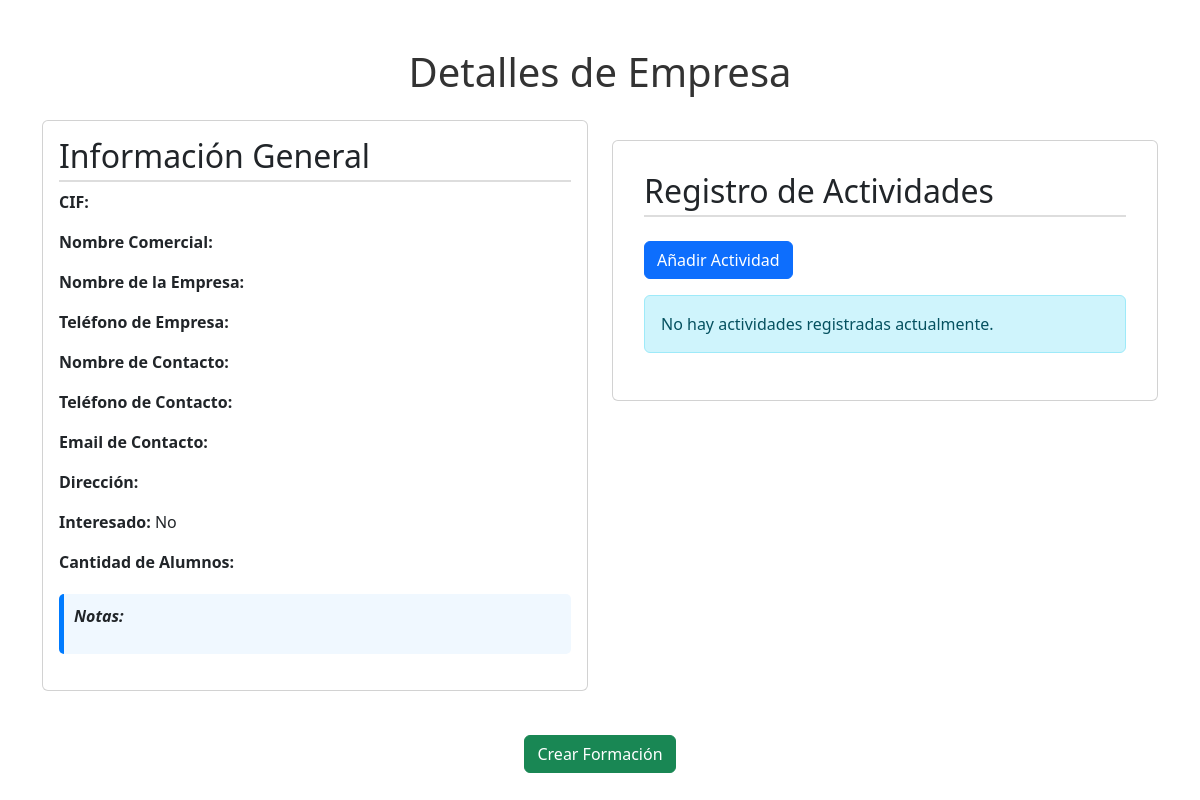
/code/empresa.php?id=2, run on an earlier commit of the app's database.
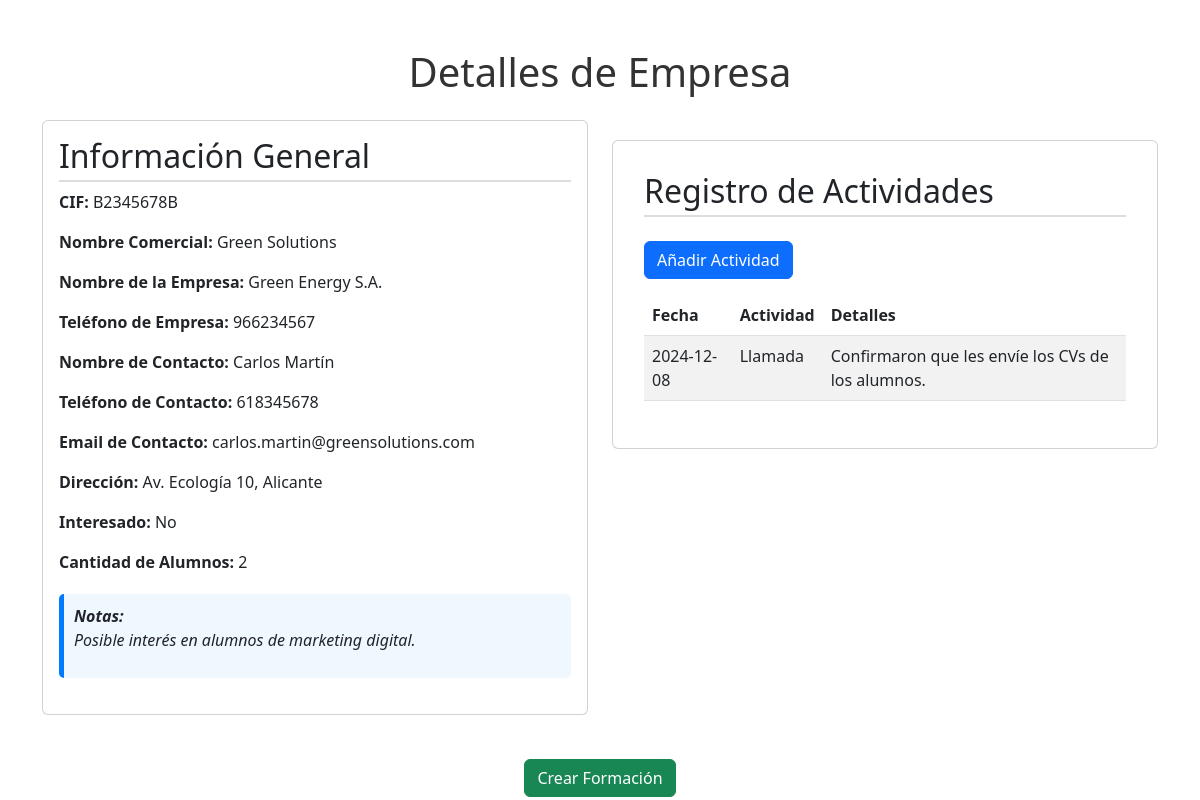
And on a later commit of the database.
### tables this page shows
CREATE TABLE empresas (
	id int UNSIGNED AUTO_INCREMENT PRIMARY KEY,
	cif char(9) UNIQUE, 
	nombre_comercial varchar(100) NOT NULL,
	nombre_empresa varchar(100),
	telefono_empresa varchar(50),
	nombre_contacto varchar(255),
	telefono_contacto varchar(50),
	email_contacto varchar(255),
	direccion varchar(255),
	interesado tinyint(1),
	cantidad_alumnos TINYINT UNSIGNED,
	notas text
);

CREATE TABLE registro (
	id int UNSIGNED AUTO_INCREMENT PRIMARY KEY,
	dni_nie_profesor char(9),
	fecha date NOT NULL,
	tipo_actividad enum('Llamada', 'Email', 'Visita'),
	id_empresa int UNSIGNED,
	dni_nie_alumno char(9),
	texto_registro varchar(255),
	FOREIGN KEY (dni_nie_profesor) REFERENCES profesores(dni_nie) ON UPDATE CASCADE,
	FOREIGN KEY (id_empresa) REFERENCES empresas(id) ON UPDATE CASCADE,
	FOREIGN KEY (dni_nie_alumno) REFERENCES alumnos(dni_nie) ON UPDATE CASCADE
);

### code/empresa.php (the view, shortened to what this page needs)
<?php
include 'conexion.php';
if (isset($_GET['id'])) {
    $id = intval($_GET['id']);
    $sql = "SELECT * FROM empresas WHERE id = ?";
    $stmt = $mysqli->prepare($sql);
    if ($stmt) {
        $stmt->bind_param("i", $id);
        $stmt->execute();
        $resultado = $stmt->get_result();
        if ($resultado->num_rows > 0) {
            $empresa = $resultado->fetch_assoc();
        } else {
            echo "No se encontró la empresa.";
            exit();
        }
    } else {
        echo "Error en la consulta.";
        exit();
    }
    $sql_actividades = "SELECT fecha, tipo_actividad, texto_registro FROM registro WHERE id_empresa = ? ORDER BY fecha DESC";
    $stmt_actividades = $mysqli->prepare($sql_actividades);
    if ($stmt_actividades) {
        $stmt_actividades->bind_param("i", $id);
        $stmt_actividades->execute();
        $resultado_actividades = $stmt_actividades->get_result();
        $actividades = $resultado_actividades->fetch_all(MYSQLI_ASSOC);
    } else {
        echo "Error en la consulta de actividades.";
        exit();
    }
} else {
    echo "ID de empresa no proporcionado.";
    exit();
}
?>
<!DOCTYPE html>
<html lang="es">
<head>
    <link rel="stylesheet" href="styleEmpresa.css">
    <link href="https://cdn.jsdelivr.net/npm/bootstrap@5.3.0-alpha1/dist/css/bootstrap.min.css" rel="stylesheet">
</head>
<body>
    <div class="container mt-5">
        <header>
            <h1 class="text-center mb-4">Detalles de Empresa</h1>
        </header>
        <div class="row">
            <div class="col-md-6">
                <section class="perfil card mb-4">
                    <div class="card-body">
                        <h2 class="card-title">Información General</h2>
                        <p><strong>CIF:</strong> <?php echo htmlspecialchars($empresa['cif']); ?></p>
                        <p><strong>Nombre Comercial:</strong> <?php echo htmlspecialchars($empresa['nombre_comercial']); ?></p>
                        <p><strong>Nombre de la Empresa:</strong> <?php echo htmlspecialchars($empresa['nombre_empresa']); ?></p>
                        <p><strong>Teléfono de Empresa:</strong> <?php echo htmlspecialchars($empresa['telefono_empresa']); ?></p>
                        <p><strong>Nombre de Contacto:</strong> <?php echo htmlspecialchars($empresa['nombre_contacto']); ?></p>
                        <p><strong>Teléfono de Contacto:</strong> <?php echo htmlspecialchars($empresa['telefono_contacto']); ?></p>
                        <p><strong>Email de Contacto:</strong> <?php echo htmlspecialchars($empresa['email_contacto']); ?></p>
                        <p><strong>Dirección:</strong> <?php echo htmlspecialchars($empresa['direccion']); ?></p>
                        <p><strong>Interesado:</strong> <?php echo $empresa['interesado'] ? 'Sí' : 'No'; ?></p>
                        <p><strong>Cantidad de Alumnos:</strong> <?php echo htmlspecialchars($empresa['cantidad_alumnos']); ?></p>
                        <div class="notas">
                            <strong>Notas:</strong>
                            <p><?php echo nl2br(htmlspecialchars($empresa['notas'])); ?></p>
                        </div>
                    </div>
                </section>
            </div>
            <div class="col-md-6">
                <section class="registro card mb-4">
                    <div class="card-body">
                        <h2 class="card-title mb-4">Registro de Actividades</h2>
                        <button class="btn btn-primary mb-3" onclick="abrirVentanaEmergente('agregar_actividad.php?id_empresa=<?php echo $empresa['id']; ?>')">Añadir Actividad</button>
                        <?php if (!empty($actividades)): ?>
                            <table class="table table-striped">
                                <thead>
                                    <tr>
                                        <th>Fecha</th>
                                        <th>Actividad</th>
                                        <th>Detalles</th>
                                    </tr>
                                </thead>
                                <tbody>
                                    <?php foreach ($actividades as $actividad): ?>
                                        <tr>
                                            <td><?php echo htmlspecialchars($actividad['fecha']); ?></td>
                                            <td><?php echo htmlspecialchars($actividad['tipo_actividad']); ?></td>
                                            <td><?php echo htmlspecialchars($actividad['texto_registro']); ?></td>
                                        </tr>
                                    <?php endforeach; ?>
                                </tbody>
                            </table>
                        <?php else: ?>
                            <div class="alert alert-info" role="alert">
                                No hay actividades registradas actualmente.
                            </div>
                        <?php endif; ?>
                    </div>
                </section>
            </div>
        </div>
        <div class="acciones text-center">
            <a href="crear_formacion.php?empresa_id=<?php echo $empresa['id']; ?>" class="btn btn-success">
                Crear Formación
            </a>
        </div>
    </div>
</body>
</html>

### code/styleEmpresa.css (style rules this page uses)
body { font-family: Arial, sans-serif; background-color: #f9f9f9; margin: 0; padding: 0; }
header h1 { text-align: center; color: #333; margin-bottom: 20px; }
h2 { color: #555; border-bottom: 2px solid #ddd; padding-bottom: 5px; margin-top: 20px; }
p { margin: 10px 0; }
.notas { background-color: #f0f8ff; border-left: 5px solid #007BFF; padding: 10px; margin: 20px 0; border-radius: 5px; font-style: italic; }
.registro { margin-top: 20px; padding: 15px; background-color: #f7f7f7; border: 1px solid #ddd; border-radius: 5px; }
.acciones { text-align: center; margin-top: 20px; }
button { background-color: #007BFF; color: white; padding: 10px 15px; border: none; border-radius: 5px; cursor: pointer; font-size: 16px; }

What changed in the data, as far as the page shows it:
now on this page (row edited): empresas: cif "B2345678B", nombre_comercial "Green Solutions", nombre_empresa "Green Energy S.A.", telefono_empresa "966234567", nombre_contacto "Carlos Martín", telefono_contacto "618345678", email_contacto "carlos.martin@greensolutions.com", direccion "Av. Ecología 10, Alicante", cantidad_alumnos "2", notas "Posible interés en alumnos de marketing digital."
added registro: fecha "2024-12-08", tipo_actividad "Llamada", texto_registro "Confirmaron que les envíe los CVs de los alumnos."
Also different on the page:
text no longer shown: "No hay actividades registradas actualmente."
text now shown: "Fecha Actividad Detalles"
